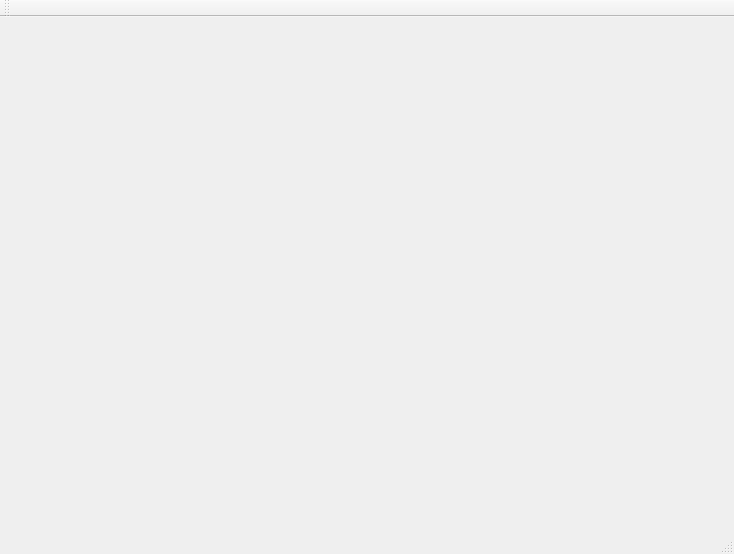
<?xml version="1.0" encoding="UTF-8"?>
<ui version="4.0">
 <class>MainWindow</class>
 <widget class="QMainWindow" name="MainWindow">
  <property name="geometry">
   <rect>
    <x>0</x>
    <y>0</y>
    <width>734</width>
    <height>554</height>
   </rect>
  </property>
  <property name="windowTitle">
   <string>MainWindow</string>
  </property>
  <widget class="QWidget" name="centralWidget"/>
  <widget class="QMenuBar" name="menuBar">
   <property name="geometry">
    <rect>
     <x>0</x>
     <y>0</y>
     <width>734</width>
     <height>25</height>
    </rect>
   </property>
  </widget>
  <widget class="QToolBar" name="mainToolBar">
   <attribute name="toolBarArea">
    <enum>TopToolBarArea</enum>
   </attribute>
   <attribute name="toolBarBreak">
    <bool>false</bool>
   </attribute>
  </widget>
  <widget class="QStatusBar" name="statusBar"/>
 </widget>
 <layoutdefault spacing="6" margin="11"/>
 <resources/>
 <connections/>
</ui>
